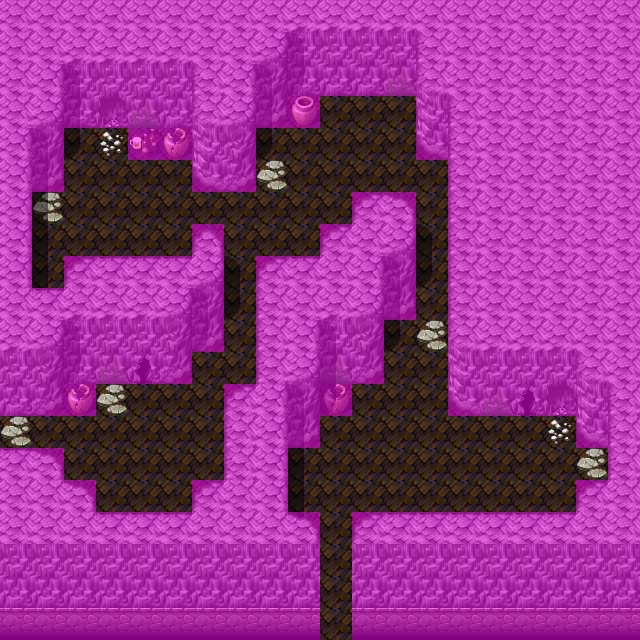

Tiled map render using the project's own tile images. Description and the map definition, with tile-layer contents summarised, below:
An orthogonal 20x20 tile map with 32x32 px tiles, 4 tile layers (Ground, Objects, Above, Walkable), 7 tilesets and 7 objects (5x spawn, 2x mapchange).

<map version="1.0" orientation="orthogonal" width="20" height="20" tilewidth="32" tileheight="32">
    <tileset firstgid="1" name="map_3" tilewidth="32" tileheight="32">
        <image source="../drawable/map_3.png" width="256" height="256" />
    </tileset>
    <tileset firstgid="65" name="map_4" tilewidth="32" tileheight="32">
        <image source="../drawable/map_4.png" width="256" height="256" />
    </tileset>
    <tileset firstgid="129" name="map_5" tilewidth="32" tileheight="32">
        <image source="../drawable/map_5.png" width="256" height="256" />
    </tileset>
    <tileset firstgid="193" name="map_2" tilewidth="32" tileheight="32">
        <image source="../drawable/map_2.png" width="256" height="256" />
    </tileset>
    <tileset firstgid="257" name="map_9" tilewidth="32" tileheight="32">
        <image source="../drawable/map_9.png" width="256" height="256" />
    </tileset>
    <tileset firstgid="321" name="map_0" tilewidth="32" tileheight="32">
        <image source="../drawable/map_0.png" width="256" height="256" />
    </tileset>
    <tileset firstgid="385" name="map_1" tilewidth="32" tileheight="32">
        <image source="../drawable/map_1.png" width="256" height="256" />
    </tileset>
    <layer name="Ground" width="20" height="20">
        <data>[400 cells, 400 non-empty, 13 distinct tile ids]</data>
    </layer>
    <layer name="Objects" width="20" height="20">
        <data>[400 cells, 48 non-empty, 14 distinct tile ids]</data>
    </layer>
    <layer name="Above" width="20" height="20">
        <data>[400 cells, 32 non-empty, 4 distinct tile ids]</data>
    </layer>
    <layer name="Walkable" width="20" height="20">
        <data>[400 cells, 295 non-empty, 1 distinct tile ids]</data>
    </layer>
    <objectgroup name="Mapevents">
        <object name="south" type="mapchange" x="320" y="608" width="32" height="32">
            <properties>
                <property name="map" value="wild2" />
                <property name="place" value="cave" />
            </properties>
        </object>
        <object name="west" type="mapchange" x="0" y="416" width="32" height="32">
            <properties>
                <property name="map" value="snakecave2" />
                <property name="place" value="east" />
            </properties>
        </object>
    </objectgroup>
    <objectgroup name="Spawn">
        <object name="cavesnake1" type="spawn" x="288" y="384" width="288" height="128">
            <properties>
                <property name="quantity" value="2" />
                <property name="spawngroup" value="cavesnake1" />
            </properties>
        </object>
        <object name="cavesnake1_1" type="spawn" x="32" y="128" width="160" height="160">
            <properties>
                <property name="quantity" value="2" />
                <property name="spawngroup" value="cavesnake1" />
            </properties>
        </object>
        <object name="cavesnake1_2" type="spawn" x="416" y="192" width="32" height="128">
            <properties>
                <property name="spawngroup" value="cavesnake1" />
            </properties>
        </object>
        <object name="cavesnake1_3" type="spawn" x="224" y="256" width="32" height="96">
            <properties>
                <property name="spawngroup" value="cavesnake1" />
            </properties>
        </object>
        <object name="cavesnake1_4" type="spawn" x="64" y="384" width="160" height="128">
            <properties>
                <property name="quantity" value="2" />
                <property name="spawngroup" value="cavesnake1" />
            </properties>
        </object>
    </objectgroup>
    <objectgroup name="Keys" />
</map>
